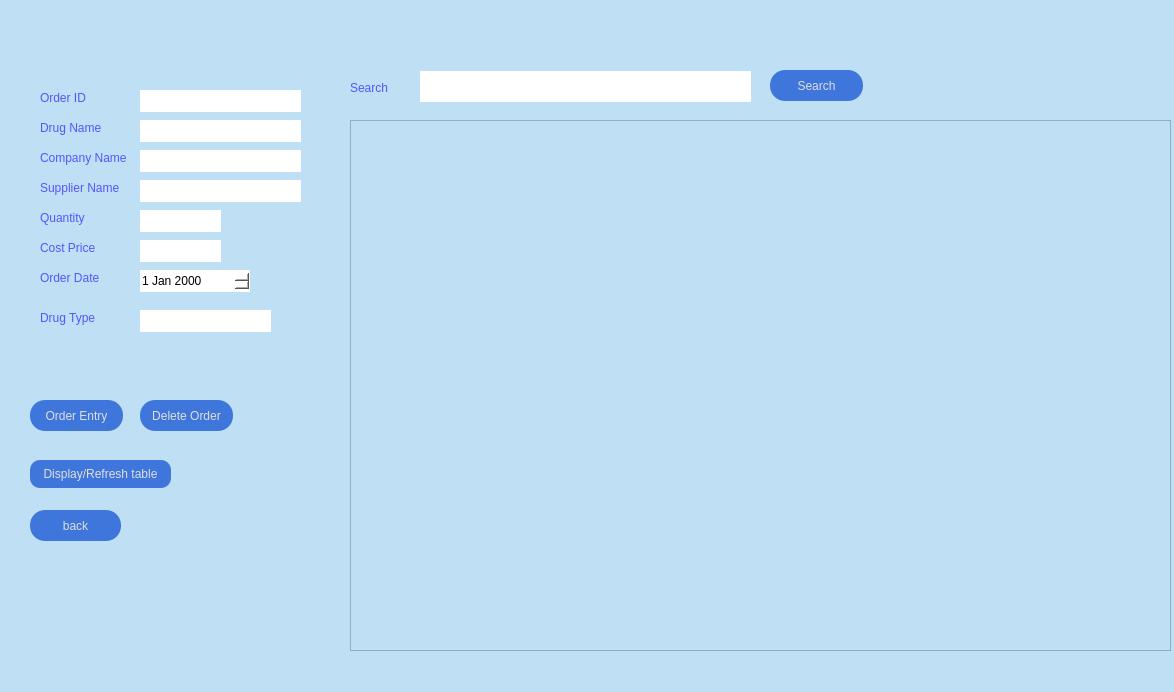
<?xml version="1.0" encoding="UTF-8"?>
<ui version="4.0">
 <class>order</class>
 <widget class="QDialog" name="order">
  <property name="geometry">
   <rect>
    <x>0</x>
    <y>0</y>
    <width>1174</width>
    <height>692</height>
   </rect>
  </property>
  <property name="windowTitle">
   <string>Drug Order</string>
  </property>
  <property name="styleSheet">
   <string notr="true">background-color: #bfe0f4;</string>
  </property>
  <widget class="QPushButton" name="pushButton">
   <property name="geometry">
    <rect>
     <x>30</x>
     <y>510</y>
     <width>91</width>
     <height>31</height>
    </rect>
   </property>
   <property name="styleSheet">
    <string notr="true">QPushButton{
background:#3f76dc;
border-radius:15px;
color:rgb(223, 223, 223);
}
QPushButton:hover{
color:red;
border-radius:15px;
background:#333;

}</string>
   </property>
   <property name="text">
    <string>back</string>
   </property>
  </widget>
  <widget class="QLabel" name="label">
   <property name="geometry">
    <rect>
     <x>40</x>
     <y>90</y>
     <width>55</width>
     <height>16</height>
    </rect>
   </property>
   <property name="styleSheet">
    <string notr="true">background:transparent;
border:none;
color:rgb(85, 85, 255);
border-bottum: 1px #ffffff</string>
   </property>
   <property name="text">
    <string>Order ID</string>
   </property>
  </widget>
  <widget class="QLabel" name="label_2">
   <property name="geometry">
    <rect>
     <x>40</x>
     <y>120</y>
     <width>71</width>
     <height>16</height>
    </rect>
   </property>
   <property name="styleSheet">
    <string notr="true">background:transparent;
border:none;
color:rgb(85, 85, 255);
border-bottum: 1px #ffffff</string>
   </property>
   <property name="text">
    <string>Drug Name</string>
   </property>
  </widget>
  <widget class="QLabel" name="label_3">
   <property name="geometry">
    <rect>
     <x>40</x>
     <y>150</y>
     <width>101</width>
     <height>16</height>
    </rect>
   </property>
   <property name="styleSheet">
    <string notr="true">background:transparent;
border:none;
color:rgb(85, 85, 255);
border-bottum: 1px #ffffff</string>
   </property>
   <property name="text">
    <string>Company Name</string>
   </property>
  </widget>
  <widget class="QLabel" name="label_4">
   <property name="geometry">
    <rect>
     <x>40</x>
     <y>180</y>
     <width>91</width>
     <height>16</height>
    </rect>
   </property>
   <property name="styleSheet">
    <string notr="true">background:transparent;
border:none;
color:rgb(85, 85, 255);
border-bottum: 1px #ffffff</string>
   </property>
   <property name="text">
    <string>Supplier Name</string>
   </property>
  </widget>
  <widget class="QLabel" name="label_5">
   <property name="geometry">
    <rect>
     <x>40</x>
     <y>210</y>
     <width>61</width>
     <height>16</height>
    </rect>
   </property>
   <property name="styleSheet">
    <string notr="true">background:transparent;
border:none;
color:rgb(85, 85, 255);
border-bottum: 1px #ffffff</string>
   </property>
   <property name="text">
    <string>Quantity</string>
   </property>
  </widget>
  <widget class="QLabel" name="label_6">
   <property name="geometry">
    <rect>
     <x>40</x>
     <y>240</y>
     <width>61</width>
     <height>16</height>
    </rect>
   </property>
   <property name="styleSheet">
    <string notr="true">background:transparent;
border:none;
color:rgb(85, 85, 255);
border-bottum: 1px #ffffff</string>
   </property>
   <property name="text">
    <string>Cost Price</string>
   </property>
  </widget>
  <widget class="QLabel" name="label_7">
   <property name="geometry">
    <rect>
     <x>40</x>
     <y>270</y>
     <width>71</width>
     <height>16</height>
    </rect>
   </property>
   <property name="styleSheet">
    <string notr="true">background:transparent;
border:none;
color:rgb(85, 85, 255);
border-bottum: 1px #ffffff</string>
   </property>
   <property name="text">
    <string>Order Date</string>
   </property>
  </widget>
  <widget class="QLineEdit" name="lineEdit_oid">
   <property name="geometry">
    <rect>
     <x>140</x>
     <y>90</y>
     <width>161</width>
     <height>22</height>
    </rect>
   </property>
   <property name="styleSheet">
    <string notr="true">background-color: rgb(255, 255, 255);

border-radius:15px;</string>
   </property>
  </widget>
  <widget class="QLineEdit" name="lineEdit_oname">
   <property name="geometry">
    <rect>
     <x>140</x>
     <y>120</y>
     <width>161</width>
     <height>22</height>
    </rect>
   </property>
   <property name="styleSheet">
    <string notr="true">background-color: rgb(255, 255, 255);
border-radius:15px;</string>
   </property>
  </widget>
  <widget class="QLineEdit" name="lineEdit_ocmpname">
   <property name="geometry">
    <rect>
     <x>140</x>
     <y>150</y>
     <width>161</width>
     <height>22</height>
    </rect>
   </property>
   <property name="styleSheet">
    <string notr="true">background-color: rgb(255, 255, 255);
border:none</string>
   </property>
  </widget>
  <widget class="QLineEdit" name="lineEdit_osupname">
   <property name="geometry">
    <rect>
     <x>140</x>
     <y>180</y>
     <width>161</width>
     <height>22</height>
    </rect>
   </property>
   <property name="styleSheet">
    <string notr="true">background-color: rgb(255, 255, 255);
border:none</string>
   </property>
  </widget>
  <widget class="QLineEdit" name="lineEdit_oqnty">
   <property name="geometry">
    <rect>
     <x>140</x>
     <y>210</y>
     <width>81</width>
     <height>22</height>
    </rect>
   </property>
   <property name="styleSheet">
    <string notr="true">background-color: rgb(255, 255, 255);
border:none</string>
   </property>
  </widget>
  <widget class="QLineEdit" name="lineEdit_ocst">
   <property name="geometry">
    <rect>
     <x>140</x>
     <y>240</y>
     <width>81</width>
     <height>22</height>
    </rect>
   </property>
   <property name="styleSheet">
    <string notr="true">background-color: rgb(255, 255, 255);
border:none</string>
   </property>
  </widget>
  <widget class="QDateEdit" name="dateEdit_od">
   <property name="geometry">
    <rect>
     <x>140</x>
     <y>270</y>
     <width>110</width>
     <height>22</height>
    </rect>
   </property>
   <property name="styleSheet">
    <string notr="true">background-color: rgb(255, 255, 255);
border:none</string>
   </property>
  </widget>
  <widget class="QTableView" name="tableView">
   <property name="geometry">
    <rect>
     <x>350</x>
     <y>120</y>
     <width>821</width>
     <height>531</height>
    </rect>
   </property>
  </widget>
  <widget class="QPushButton" name="pushButton_oentry">
   <property name="geometry">
    <rect>
     <x>30</x>
     <y>400</y>
     <width>93</width>
     <height>31</height>
    </rect>
   </property>
   <property name="styleSheet">
    <string notr="true">QPushButton{
background:#3f76dc;
border-radius:15px;
color:rgb(223, 223, 223);
}
QPushButton:hover{
color:red;
border-radius:15px;
background:#333;

}</string>
   </property>
   <property name="text">
    <string>Order Entry</string>
   </property>
  </widget>
  <widget class="QPushButton" name="pushButton_dentry">
   <property name="geometry">
    <rect>
     <x>140</x>
     <y>400</y>
     <width>93</width>
     <height>31</height>
    </rect>
   </property>
   <property name="styleSheet">
    <string notr="true">QPushButton{
background:#3f76dc;
border-radius:15px;
color:rgb(223, 223, 223);
}
QPushButton:hover{
color:red;
border-radius:15px;
background:#333;

}</string>
   </property>
   <property name="text">
    <string>Delete Order</string>
   </property>
  </widget>
  <widget class="QLabel" name="label_8">
   <property name="geometry">
    <rect>
     <x>40</x>
     <y>310</y>
     <width>71</width>
     <height>16</height>
    </rect>
   </property>
   <property name="styleSheet">
    <string notr="true">background:transparent;
border:none;
color:rgb(85, 85, 255);
border-bottum: 1px #ffffff</string>
   </property>
   <property name="text">
    <string>Drug Type</string>
   </property>
  </widget>
  <widget class="QLineEdit" name="lineEdit_otype">
   <property name="geometry">
    <rect>
     <x>140</x>
     <y>310</y>
     <width>131</width>
     <height>22</height>
    </rect>
   </property>
   <property name="styleSheet">
    <string notr="true">background-color: rgb(255, 255, 255);
border:none</string>
   </property>
  </widget>
  <widget class="QPushButton" name="pushButton_2">
   <property name="geometry">
    <rect>
     <x>30</x>
     <y>460</y>
     <width>141</width>
     <height>28</height>
    </rect>
   </property>
   <property name="styleSheet">
    <string notr="true">QPushButton{
background:#3f76dc;
border-radius:10px;
color:rgb(223, 223, 223);
}
QPushButton:hover{
color:red;
border-radius:10px;
background:#333;

}</string>
   </property>
   <property name="text">
    <string>Display/Refresh table</string>
   </property>
  </widget>
  <widget class="QLabel" name="label_9">
   <property name="geometry">
    <rect>
     <x>350</x>
     <y>80</y>
     <width>55</width>
     <height>16</height>
    </rect>
   </property>
   <property name="styleSheet">
    <string notr="true">background:transparent;
border:none;
color:rgb(85, 85, 255);
border-bottum: 1px #ffffff</string>
   </property>
   <property name="text">
    <string>Search</string>
   </property>
  </widget>
  <widget class="QLineEdit" name="lineEdit_search">
   <property name="geometry">
    <rect>
     <x>420</x>
     <y>71</y>
     <width>331</width>
     <height>31</height>
    </rect>
   </property>
   <property name="styleSheet">
    <string notr="true">background-color: rgb(255, 255, 255);
border:none</string>
   </property>
  </widget>
  <widget class="QPushButton" name="pushButton_search">
   <property name="geometry">
    <rect>
     <x>770</x>
     <y>70</y>
     <width>93</width>
     <height>31</height>
    </rect>
   </property>
   <property name="styleSheet">
    <string notr="true">QPushButton{
background:#3f76dc;
border-radius:15px;
color:rgb(223, 223, 223);
}
QPushButton:hover{
color:red;
border-radius:15px;
background:#333;

}</string>
   </property>
   <property name="text">
    <string>Search</string>
   </property>
  </widget>
 </widget>
 <resources/>
 <connections/>
</ui>
